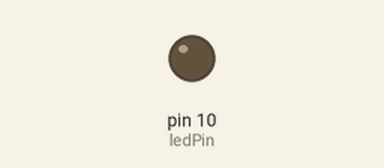
This sketch was run on a simulated Arduino Uno, built with avr-gcc and run on an emulated ATmega328P. Parts: output pins drawn as LEDs (lit = HIGH).

Above: at 0.05 s.
At 1.25 s:
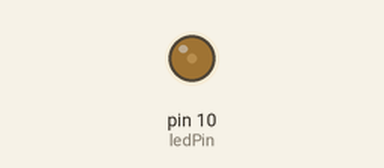
At 2.5 s:
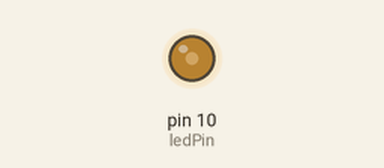
At 5.0 s:
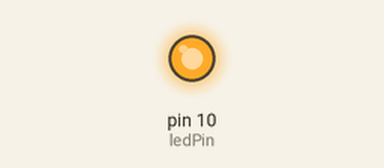
Timing chart, 0 to 6.5 s (numbered marks = the images above):
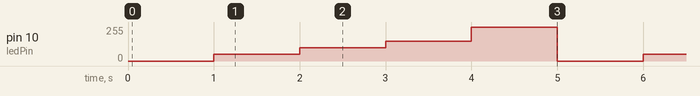

The sketch:

S1_LED_Brightness.ino
```cpp
/*
 * Code author: Sahas Poyekar
 * This code was used in the demo showing how to
 * use PWM signals to control the brightness of an
 * LED
 *
 * To see the code being demonstrated, watch
 * session 1 of the workshop series here:
 * https://www.youtube.com/watch?v=7tQ5AFlFzKk&list=PLfmzHX29KVv_cbdHYJD3cuvoo_Valq8us&index=2
 */

int ledPin = 10;
void setup()
{
  pinMode(ledPin, OUTPUT);
}
void loop()
{
  analogWrite(ledPin, 0);
  delay(1000); // Wait for 1000 millisecond(s)
  analogWrite(ledPin, 50);
  delay(1000); // Wait for 1000 millisecond(s)
  analogWrite(ledPin, 100);
  delay(1000); // Wait for 1000 millisecond(s)
  analogWrite(ledPin, 150);
  delay(1000); // Wait for 1000 millisecond(s)
  analogWrite(ledPin, 255);
  delay(1000); // Wait for 1000 millisecond(s)
}
```

Measured:
- by itself, pin 10 (ledPin): repeats every 5.0 s: 100/255 1.0 s, 150/255 1.0 s, 255/255 1.0 s, 0/255 1.0 s, 50/255 1.0 s
